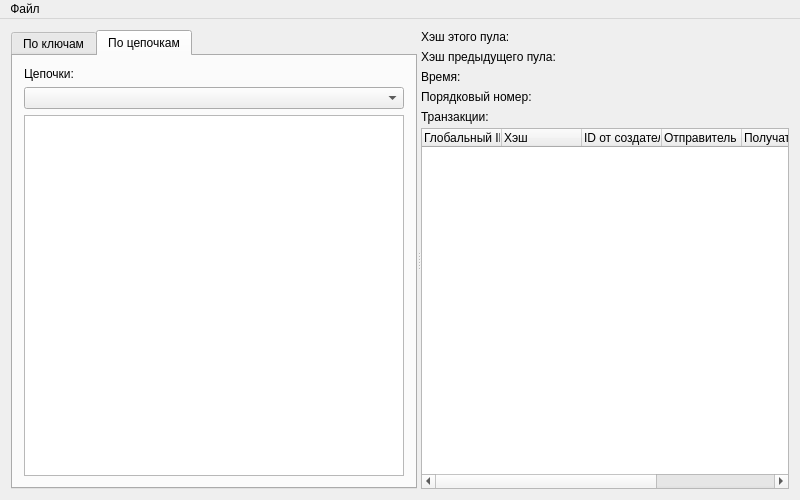
<?xml version="1.0" encoding="UTF-8"?>
<ui version="4.0">
 <class>MainWindow</class>
 <widget class="QMainWindow" name="MainWindow">
  <property name="geometry">
   <rect>
    <x>0</x>
    <y>0</y>
    <width>800</width>
    <height>500</height>
   </rect>
  </property>
  <property name="minimumSize">
   <size>
    <width>800</width>
    <height>500</height>
   </size>
  </property>
  <property name="windowTitle">
   <string>CS Database browser</string>
  </property>
  <widget class="QWidget" name="centralWidget">
   <layout class="QHBoxLayout" name="horizontalLayout">
    <item>
     <widget class="QSplitter" name="splitter">
      <property name="orientation">
       <enum>Qt::Horizontal</enum>
      </property>
      <property name="childrenCollapsible">
       <bool>false</bool>
      </property>
      <widget class="QTabWidget" name="tabKeys">
       <property name="currentIndex">
        <number>1</number>
       </property>
       <widget class="QWidget" name="tabByKeys">
        <attribute name="title">
         <string>По ключам</string>
        </attribute>
        <layout class="QHBoxLayout" name="horizontalLayout_2">
         <item>
          <widget class="QTreeWidget" name="listByKeys">
           <property name="styleSheet">
            <string notr="true">font-family: &quot;Courier New&quot;, &quot;Courier&quot;;
font-weight: bold;
</string>
           </property>
           <property name="editTriggers">
            <set>QAbstractItemView::NoEditTriggers</set>
           </property>
           <property name="rootIsDecorated">
            <bool>false</bool>
           </property>
           <property name="uniformRowHeights">
            <bool>true</bool>
           </property>
           <property name="itemsExpandable">
            <bool>false</bool>
           </property>
           <attribute name="headerVisible">
            <bool>false</bool>
           </attribute>
           <column>
            <property name="text">
             <string notr="true">1</string>
            </property>
           </column>
          </widget>
         </item>
        </layout>
       </widget>
       <widget class="QWidget" name="tabByChains">
        <attribute name="title">
         <string>По цепочкам</string>
        </attribute>
        <layout class="QVBoxLayout" name="verticalLayout">
         <item>
          <widget class="QLabel" name="label">
           <property name="text">
            <string>Цепочки:</string>
           </property>
          </widget>
         </item>
         <item>
          <widget class="QComboBox" name="comboHeads"/>
         </item>
         <item>
          <widget class="QTreeWidget" name="listByChains">
           <property name="styleSheet">
            <string notr="true">font-family: &quot;Courier New&quot;, &quot;Courier&quot;;
font-weight: bold;
</string>
           </property>
           <property name="editTriggers">
            <set>QAbstractItemView::NoEditTriggers</set>
           </property>
           <property name="rootIsDecorated">
            <bool>false</bool>
           </property>
           <property name="uniformRowHeights">
            <bool>true</bool>
           </property>
           <property name="itemsExpandable">
            <bool>false</bool>
           </property>
           <property name="expandsOnDoubleClick">
            <bool>false</bool>
           </property>
           <attribute name="headerVisible">
            <bool>false</bool>
           </attribute>
           <column>
            <property name="text">
             <string notr="true">1</string>
            </property>
           </column>
          </widget>
         </item>
        </layout>
       </widget>
      </widget>
      <widget class="QFrame" name="frame">
       <layout class="QVBoxLayout" name="verticalLayout_2" stretch="0,1">
        <property name="spacing">
         <number>4</number>
        </property>
        <property name="leftMargin">
         <number>0</number>
        </property>
        <property name="topMargin">
         <number>0</number>
        </property>
        <property name="rightMargin">
         <number>0</number>
        </property>
        <property name="bottomMargin">
         <number>0</number>
        </property>
        <item>
         <widget class="QFrame" name="frame_2">
          <layout class="QFormLayout" name="formLayout">
           <property name="formAlignment">
            <set>Qt::AlignLeading|Qt::AlignLeft|Qt::AlignTop</set>
           </property>
           <property name="leftMargin">
            <number>0</number>
           </property>
           <property name="topMargin">
            <number>0</number>
           </property>
           <property name="rightMargin">
            <number>0</number>
           </property>
           <property name="bottomMargin">
            <number>0</number>
           </property>
           <item row="2" column="0">
            <widget class="QLabel" name="label_3">
             <property name="text">
              <string>Хэш предыдущего пула:</string>
             </property>
            </widget>
           </item>
           <item row="3" column="0">
            <widget class="QLabel" name="label_4">
             <property name="text">
              <string>Время:</string>
             </property>
            </widget>
           </item>
           <item row="2" column="1">
            <widget class="QLabel" name="labelPrevHash">
             <property name="styleSheet">
              <string notr="true">font-family: &quot;Courier New&quot;, &quot;Courier&quot;;
font-weight: bold;
</string>
             </property>
             <property name="text">
              <string/>
             </property>
             <property name="textInteractionFlags">
              <set>Qt::TextBrowserInteraction</set>
             </property>
            </widget>
           </item>
           <item row="3" column="1">
            <widget class="QLabel" name="labelPoolTime">
             <property name="text">
              <string/>
             </property>
             <property name="textInteractionFlags">
              <set>Qt::TextBrowserInteraction</set>
             </property>
            </widget>
           </item>
           <item row="1" column="0">
            <widget class="QLabel" name="label_7">
             <property name="text">
              <string>Хэш этого пула:</string>
             </property>
            </widget>
           </item>
           <item row="1" column="1">
            <widget class="QLabel" name="labelCurHash">
             <property name="styleSheet">
              <string notr="true">font-family: &quot;Courier New&quot;, &quot;Courier&quot;;
font-weight: bold;
</string>
             </property>
             <property name="text">
              <string/>
             </property>
             <property name="textInteractionFlags">
              <set>Qt::TextBrowserInteraction</set>
             </property>
            </widget>
           </item>
           <item row="5" column="0">
            <widget class="QLabel" name="label_9">
             <property name="text">
              <string>Транзакции:</string>
             </property>
            </widget>
           </item>
           <item row="5" column="1">
            <widget class="QLabel" name="labelTransactions">
             <property name="text">
              <string/>
             </property>
             <property name="textInteractionFlags">
              <set>Qt::TextBrowserInteraction</set>
             </property>
            </widget>
           </item>
           <item row="4" column="0">
            <widget class="QLabel" name="label_2">
             <property name="text">
              <string>Порядковый номер:</string>
             </property>
            </widget>
           </item>
           <item row="4" column="1">
            <widget class="QLabel" name="labelPoolSequence">
             <property name="text">
              <string/>
             </property>
             <property name="textInteractionFlags">
              <set>Qt::TextBrowserInteraction</set>
             </property>
            </widget>
           </item>
          </layout>
         </widget>
        </item>
        <item>
         <widget class="QTreeWidget" name="listTransactions">
          <property name="editTriggers">
           <set>QAbstractItemView::NoEditTriggers</set>
          </property>
          <property name="alternatingRowColors">
           <bool>true</bool>
          </property>
          <property name="rootIsDecorated">
           <bool>false</bool>
          </property>
          <property name="uniformRowHeights">
           <bool>true</bool>
          </property>
          <property name="itemsExpandable">
           <bool>false</bool>
          </property>
          <property name="allColumnsShowFocus">
           <bool>true</bool>
          </property>
          <property name="expandsOnDoubleClick">
           <bool>false</bool>
          </property>
          <property name="columnCount">
           <number>7</number>
          </property>
          <attribute name="headerDefaultSectionSize">
           <number>80</number>
          </attribute>
          <column>
           <property name="text">
            <string>Глобальный ID</string>
           </property>
          </column>
          <column>
           <property name="text">
            <string>Хэш</string>
           </property>
          </column>
          <column>
           <property name="text">
            <string>ID от создателя</string>
           </property>
          </column>
          <column>
           <property name="text">
            <string>Отправитель</string>
           </property>
          </column>
          <column>
           <property name="text">
            <string>Получатель</string>
           </property>
          </column>
          <column>
           <property name="text">
            <string>Сумма</string>
           </property>
          </column>
          <column>
           <property name="text">
            <string>Валюта</string>
           </property>
          </column>
         </widget>
        </item>
       </layout>
      </widget>
     </widget>
    </item>
   </layout>
  </widget>
  <widget class="QMenuBar" name="menuBar">
   <property name="geometry">
    <rect>
     <x>0</x>
     <y>0</y>
     <width>800</width>
     <height>21</height>
    </rect>
   </property>
   <widget class="QMenu" name="menu">
    <property name="title">
     <string>Файл</string>
    </property>
    <addaction name="actionOpen"/>
    <addaction name="actionClose"/>
    <addaction name="separator"/>
    <addaction name="actionQuit"/>
   </widget>
   <addaction name="menu"/>
  </widget>
  <action name="actionOpen">
   <property name="text">
    <string>Открыть базу...</string>
   </property>
   <property name="shortcut">
    <string>Ctrl+O</string>
   </property>
  </action>
  <action name="actionClose">
   <property name="text">
    <string>Закрыть базу</string>
   </property>
  </action>
  <action name="actionQuit">
   <property name="text">
    <string>Выход</string>
   </property>
   <property name="shortcut">
    <string>Alt+X</string>
   </property>
   <property name="menuRole">
    <enum>QAction::QuitRole</enum>
   </property>
  </action>
 </widget>
 <layoutdefault spacing="6" margin="11"/>
 <resources/>
 <connections>
  <connection>
   <sender>actionQuit</sender>
   <signal>triggered()</signal>
   <receiver>MainWindow</receiver>
   <slot>close()</slot>
   <hints>
    <hint type="sourcelabel">
     <x>-1</x>
     <y>-1</y>
    </hint>
    <hint type="destinationlabel">
     <x>199</x>
     <y>149</y>
    </hint>
   </hints>
  </connection>
 </connections>
</ui>
